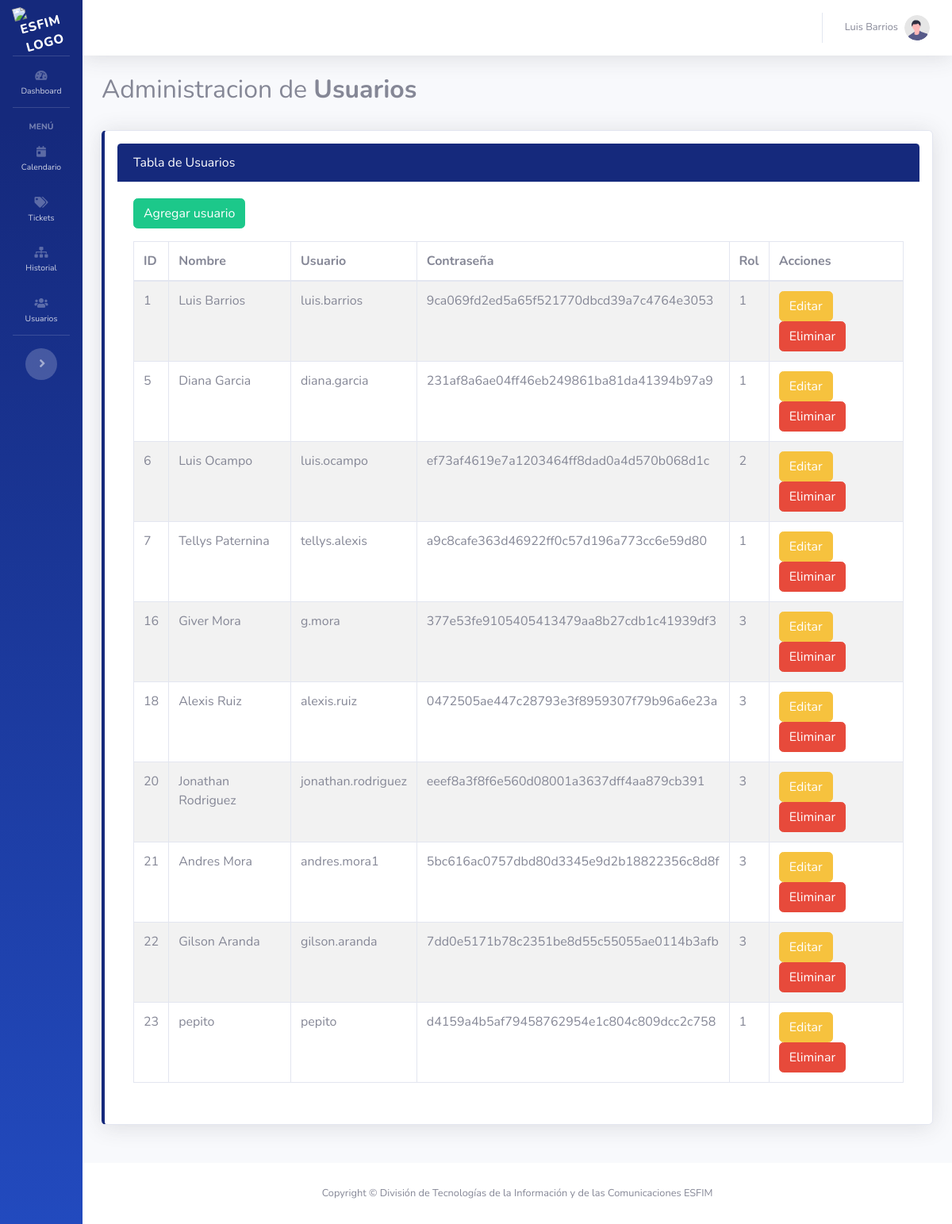
/usuarios.php (signed in), run on the app's committed database.
### tables this page shows
CREATE TABLE `usuarios` (
  `ID` int(11) NOT NULL,
  `Nombre` varchar(100) DEFAULT NULL,
  `Usuario` varchar(250) DEFAULT NULL,
  `contrasena` varchar(250) DEFAULT NULL,
  `ID_Rol` int(11) DEFAULT NULL
);

### usuarios.php (the view, shortened to what this page needs)
<?php
$nombre = $_SESSION['nombre'];
$rol = $_SESSION['ID_Rol']
    ?>
<!DOCTYPE html>
<html lang="es">
<head>
    <link href="vendor/fontawesome-free/css/all.min.css" rel="stylesheet" type="text/css">
    <link href="css/sb-admin-2.min.css" rel="stylesheet">
</head>
<body id="page-top">
    <div id="wrapper">
        <ul class="navbar-nav bg-gradient-primary sidebar sidebar-dark accordion toggled" id="accordionSidebar">
            <a class="sidebar-brand d-flex align-items-center justify-content-center" href="index.php">
                <div class="sidebar-brand-icon rotate-n-15">
                    <img src="./img/esfim_logo.png" alt="ESFIM Logo" class="img-fluid sidebar-logo"
                        style="max-width: 60px; height: auto;" srcset="">
                </div>
            </a>
            <hr class="sidebar-divider my-0">
            <li class="nav-item ">
                <a class="nav-link" href="index.php">
                    <i class="fas fa-fw fa-tachometer-alt"></i>
                    <span>Dashboard</span></a>
            </li>
            <hr class="sidebar-divider">
            <div class="sidebar-heading">
                Menú
            </div>
            <li class="nav-item">
                <a class="nav-link" href="calendario.php">
                    <i class="fas fa-fw fa-calendar-day"></i>
                    <span>Calendario</span></a>
            </li>
            <?php if ($rol == 1) { ?>
                <li class="nav-item">
                    <a class="nav-link" href="tickets.php">
                        <i class="fas fa-fw fa-tags"></i>
                        <span>Tickets</span></a>
                </li>
                <li class="nav-item">
                    <a class="nav-link" href="historial.php">
                        <i class="fas fa-fw fa-sitemap"></i>
                        <span>Historial</span></a>
                </li>
                <?php if ($rol != 3) { ?>
                    <li class="nav-item">
                        <a class="nav-link" href="usuarios.php">
                            <i class="fas fa-fw fa-users"></i>
                            <span>Usuarios</span></a>
                    </li>
                <?php } ?>
            <?php } ?>
            <hr class="sidebar-divider d-none d-md-block">
            <div class="text-center d-none d-md-inline">
                <button class="rounded-circle border-0" id="sidebarToggle"></button>
            </div>
        </ul>
        <div id="content-wrapper" class="d-flex flex-column">
            <div id="content">
                <nav class="navbar navbar-expand navbar-light bg-white topbar mb-4 static-top shadow">
                    <ul class="navbar-nav ml-auto">
                        <li class="nav-item dropdown no-arrow">
                            <a class="nav-link dropdown-toggle" href="#" id="userDropdown" role="button"
                                data-toggle="dropdown" aria-haspopup="true" aria-expanded="false">
                                <span class="mr-2 d-none d-lg-inline text-gray-600 small"><?php
                                echo $nombre;
                                ?></span>
                                <img class="img-profile rounded-circle" src="img/undraw_profile.svg">
                            </a>
                        </li>
                    </ul>
                </nav>
                <div class="container-fluid">
                    <div class="d-sm-flex align-items-center justify-content-between mb-4">
                        <h2>Administracion de <b>Usuarios</b></h2>
                    </div>
                    <div class="card mt-3 shadow p-3 mb-5 bg-body-tertiary rounded border-left-primary">
                        <div class="card-header bg-primary text-white  ">
                            Tabla de Usuarios
                        </div>
                        <div class="card-body">
                            <button type="button" class="btn btn-success mb-3" data-bs-toggle="modal"
                                data-bs-target="#staticBackdrop">
                                Agregar usuario
                            </button>
                            <div class="table-responsive">
                                <table class="table table-bordered table-striped table-hover">
                                    <thead>
                                        <tr>
                                            <th>ID</th>
                                            <th>Nombre</th>
                                            <th>Usuario</th>
                                            <th>Contraseña</th>
                                            <th>Rol</th>
                                            <th>Acciones</th>
                                        </tr>
                                    </thead>
                                    <tbody>
                                        <?php
                                        include "./conexion.php";
                                        $sql = $mysqli->query("SELECT * FROM usuarios");
                                        while ($datos = $sql->fetch_object()) { ?>
                                            <tr>
                                                <td><?php echo $datos->ID ?></td>
                                                <td><?php echo $datos->Nombre ?></td>
                                                <td><?php echo $datos->Usuario ?></td>
                                                <td><?php echo $datos->contrasena ?></td>
                                                <td><?php echo $datos->ID_Rol ?></td>
                                                <td>
                                                    <a href="#" class="btn btn-warning" data-bs-toggle="modal"
                                                        data-bs-target="#staticBackdropMod<?php echo $datos->ID; ?>">Editar</a>
                                                    <a href="#" class="btn btn-danger"
                                                        onclick="confirmarEliminacion(<?php echo $datos->ID; ?>)">Eliminar</a>
                                                </td>
                                            </tr>
                                        <?php }
                                        ?>
                                    </tbody>
                                </table>
                            </div>
                        </div>
                    </div>
                </div>
            </div>
            <footer class="sticky-footer bg-white">
                <div class="container my-auto">
                    <div class="copyright text-center my-auto">
                        <span>Copyright &copy; División de Tecnologías de la Información y de las Comunicaciones ESFIM
                        </span>
                    </div>
                </div>
            </footer>
        </div>
    </div>
</body>
</html>

### data on the page
usuarios: ID "1", Nombre "Luis Barrios", Usuario "luis.barrios", contrasena "9ca069fd2ed5a65f521770dbcd39a7c4764e3053", ID_Rol "1"
usuarios: ID "5", Nombre "Diana Garcia", Usuario "diana.garcia", contrasena "231af8a6ae04ff46eb249861ba81da41394b97a9", ID_Rol "1"
usuarios: ID "6", Nombre "Luis Ocampo", Usuario "luis.ocampo", contrasena "ef73af4619e7a1203464ff8dad0a4d570b068d1c", ID_Rol "2"
usuarios: ID "7", Nombre "Tellys Paternina", Usuario "tellys.alexis", contrasena "a9c8cafe363d46922ff0c57d196a773cc6e59d80", ID_Rol "1"
usuarios: ID "16", Nombre "Giver Mora", Usuario "g.mora", contrasena "377e53fe9105405413479aa8b27cdb1c41939df3", ID_Rol "3"
usuarios: ID "18", Nombre "Alexis Ruiz", Usuario "alexis.ruiz", contrasena "0472505ae447c28793e3f8959307f79b96a6e23a", ID_Rol "3"
usuarios: ID "20", Nombre "Jonathan Rodriguez", Usuario "jonathan.rodriguez", contrasena "eeef8a3f8f6e560d08001a3637dff4aa879cb391", ID_Rol "3"
usuarios: ID "21", Nombre "Andres Mora", Usuario "andres.mora1", contrasena "5bc616ac0757dbd80d3345e9d2b18822356c8d8f", ID_Rol "3"
usuarios: ID "22", Nombre "Gilson Aranda", Usuario "gilson.aranda", contrasena "7dd0e5171b78c2351be8d55c55055ae0114b3afb", ID_Rol "3"
usuarios: ID "23", Nombre "pepito", Usuario "pepito", contrasena "d4159a4b5af79458762954e1c804c809dcc2c758", ID_Rol "1"

### other printed values
$nombre "Luis Barrios"
